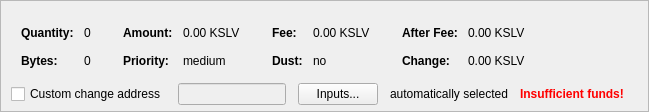
    <widget class="QFrame" name="frameCoinControl">
     <property name="sizePolicy">
      <sizepolicy hsizetype="Expanding" vsizetype="Expanding">
       <horstretch>0</horstretch>
       <verstretch>0</verstretch>
      </sizepolicy>
     </property>
     <property name="maximumSize">
      <size>
       <width>16777215</width>
       <height>16777215</height>
      </size>
     </property>
     <property name="frameShape">
      <enum>QFrame::StyledPanel</enum>
     </property>
     <property name="frameShadow">
      <enum>QFrame::Sunken</enum>
     </property>
     <layout class="QVBoxLayout" name="verticalLayoutCoinControl2">
      <property name="spacing">
       <number>0</number>
      </property>
      <property name="leftMargin">
       <number>0</number>
      </property>
      <property name="topMargin">
       <number>0</number>
      </property>
      <property name="rightMargin">
       <number>0</number>
      </property>
      <property name="bottomMargin">
       <number>6</number>
      </property>
      <item>
       <layout class="QVBoxLayout" name="verticalLayoutCoinControl" stretch="0,0,0">
        <property name="spacing">
         <number>0</number>
        </property>
        <property name="leftMargin">
         <number>10</number>
        </property>
        <property name="topMargin">
         <number>10</number>
        </property>
        <item>
         <layout class="QHBoxLayout" name="horizontalLayoutCoinControl2" stretch="0">
          <property name="spacing">
           <number>8</number>
          </property>
          <property name="bottomMargin">
           <number>10</number>
          </property>
          <item>
           <spacer name="horizontalSpacerCoinControl">
            <property name="orientation">
             <enum>Qt::Horizontal</enum>
            </property>
            <property name="sizeHint" stdset="0">
             <size>
              <width>40</width>
              <height>1</height>
             </size>
            </property>
           </spacer>
          </item>
         </layout>
        </item>
        <item>
         <widget class="QWidget" name="widgetCoinControl" native="true">
          <property name="sizePolicy">
           <sizepolicy hsizetype="Preferred" vsizetype="Preferred">
            <horstretch>0</horstretch>
            <verstretch>0</verstretch>
           </sizepolicy>
          </property>
          <property name="minimumSize">
           <size>
            <width>0</width>
            <height>0</height>
           </size>
          </property>
          <property name="styleSheet">
           <string notr="true"/>
          </property>
          <layout class="QHBoxLayout" name="horizontalLayoutCoinControl5">
           <property name="leftMargin">
            <number>0</number>
           </property>
           <property name="topMargin">
            <number>0</number>
           </property>
           <property name="rightMargin">
            <number>0</number>
           </property>
           <property name="bottomMargin">
            <number>0</number>
           </property>
           <item>
            <layout class="QHBoxLayout" name="horizontalLayoutCoinControl3" stretch="0,0,0,1">
             <property name="spacing">
              <number>20</number>
             </property>
             <property name="topMargin">
              <number>0</number>
             </property>
             <property name="bottomMargin">
              <number>10</number>
             </property>
             <item>
              <layout class="QFormLayout" name="formLayoutCoinControl1">
               <property name="horizontalSpacing">
                <number>10</number>
               </property>
               <property name="verticalSpacing">
                <number>14</number>
               </property>
               <property name="leftMargin">
                <number>10</number>
               </property>
               <property name="topMargin">
                <number>4</number>
               </property>
               <property name="rightMargin">
                <number>6</number>
               </property>
               <item row="0" column="0">
                <widget class="QLabel" name="labelCoinControlQuantityText">
                 <property name="font">
                  <font>
                   <weight>75</weight>
                   <bold>true</bold>
                  </font>
                 </property>
                 <property name="text">
                  <string>Quantity:</string>
                 </property>
                 <property name="margin">
                  <number>0</number>
                 </property>
                </widget>
               </item>
               <item row="0" column="1">
                <widget class="QLabel" name="labelCoinControlQuantity">
                 <property name="cursor">
                  <cursorShape>IBeamCursor</cursorShape>
                 </property>
                 <property name="contextMenuPolicy">
                  <enum>Qt::ActionsContextMenu</enum>
                 </property>
                 <property name="text">
                  <string notr="true">0</string>
                 </property>
                 <property name="margin">
                  <number>0</number>
                 </property>
                 <property name="textInteractionFlags">
                  <set>Qt::LinksAccessibleByMouse|Qt::TextSelectableByKeyboard|Qt::TextSelectableByMouse</set>
                 </property>
                </widget>
               </item>
               <item row="1" column="0">
                <widget class="QLabel" name="labelCoinControlBytesText">
                 <property name="font">
                  <font>
                   <weight>75</weight>
                   <bold>true</bold>
                  </font>
                 </property>
                 <property name="text">
                  <string>Bytes:</string>
                 </property>
                </widget>
               </item>
               <item row="1" column="1">
                <widget class="QLabel" name="labelCoinControlBytes">
                 <property name="cursor">
                  <cursorShape>IBeamCursor</cursorShape>
                 </property>
                 <property name="contextMenuPolicy">
                  <enum>Qt::ActionsContextMenu</enum>
                 </property>
                 <property name="text">
                  <string notr="true">0</string>
                 </property>
                 <property name="textInteractionFlags">
                  <set>Qt::LinksAccessibleByMouse|Qt::TextSelectableByKeyboard|Qt::TextSelectableByMouse</set>
                 </property>
                </widget>
               </item>
              </layout>
             </item>
             <item>
              <layout class="QFormLayout" name="formLayoutCoinControl2">
               <property name="horizontalSpacing">
                <number>10</number>
               </property>
               <property name="verticalSpacing">
                <number>14</number>
               </property>
               <property name="leftMargin">
                <number>6</number>
               </property>
               <property name="topMargin">
                <number>4</number>
               </property>
               <property name="rightMargin">
                <number>6</number>
               </property>
               <item row="0" column="0">
                <widget class="QLabel" name="labelCoinControlAmountText">
                 <property name="font">
                  <font>
                   <weight>75</weight>
                   <bold>true</bold>
                  </font>
                 </property>
                 <property name="text">
                  <string>Amount:</string>
                 </property>
                 <property name="margin">
                  <number>0</number>
                 </property>
                </widget>
               </item>
               <item row="0" column="1">
                <widget class="QLabel" name="labelCoinControlAmount">
                 <property name="cursor">
                  <cursorShape>IBeamCursor</cursorShape>
                 </property>
                 <property name="contextMenuPolicy">
                  <enum>Qt::ActionsContextMenu</enum>
                 </property>
                 <property name="text">
                  <string notr="true">0.00 KSLV</string>
                 </property>
                 <property name="textInteractionFlags">
                  <set>Qt::LinksAccessibleByMouse|Qt::TextSelectableByKeyboard|Qt::TextSelectableByMouse</set>
                 </property>
                </widget>
               </item>
               <item row="1" column="0">
                <widget class="QLabel" name="labelCoinControlPriorityText">
                 <property name="font">
                  <font>
                   <weight>75</weight>
                   <bold>true</bold>
                  </font>
                 </property>
                 <property name="text">
                  <string>Priority:</string>
                 </property>
                </widget>
               </item>
               <item row="1" column="1">
                <widget class="QLabel" name="labelCoinControlPriority">
                 <property name="cursor">
                  <cursorShape>IBeamCursor</cursorShape>
                 </property>
                 <property name="contextMenuPolicy">
                  <enum>Qt::ActionsContextMenu</enum>
                 </property>
                 <property name="text">
                  <string notr="true">medium</string>
                 </property>
                 <property name="textInteractionFlags">
                  <set>Qt::LinksAccessibleByMouse|Qt::TextSelectableByKeyboard|Qt::TextSelectableByMouse</set>
                 </property>
                </widget>
               </item>
              </layout>
             </item>
             <item>
              <layout class="QFormLayout" name="formLayoutCoinControl3">
               <property name="horizontalSpacing">
                <number>10</number>
               </property>
               <property name="verticalSpacing">
                <number>14</number>
               </property>
               <property name="leftMargin">
                <number>6</number>
               </property>
               <property name="topMargin">
                <number>4</number>
               </property>
               <property name="rightMargin">
                <number>6</number>
               </property>
               <item row="0" column="0">
                <widget class="QLabel" name="labelCoinControlFeeText">
                 <property name="font">
                  <font>
                   <weight>75</weight>
                   <bold>true</bold>
                  </font>
                 </property>
                 <property name="text">
                  <string>Fee:</string>
                 </property>
                 <property name="margin">
                  <number>0</number>
                 </property>
                </widget>
               </item>
               <item row="0" column="1">
                <widget class="QLabel" name="labelCoinControlFee">
                 <property name="cursor">
                  <cursorShape>IBeamCursor</cursorShape>
                 </property>
                 <property name="contextMenuPolicy">
                  <enum>Qt::ActionsContextMenu</enum>
                 </property>
                 <property name="text">
                  <string notr="true">0.00 KSLV</string>
                 </property>
                 <property name="textInteractionFlags">
                  <set>Qt::LinksAccessibleByMouse|Qt::TextSelectableByKeyboard|Qt::TextSelectableByMouse</set>
                 </property>
                </widget>
               </item>
               <item row="1" column="0">
                <widget class="QLabel" name="labelCoinControlLowOutputText">
                 <property name="font">
                  <font>
                   <weight>75</weight>
                   <bold>true</bold>
                  </font>
                 </property>
                 <property name="text">
                  <string>Dust:</string>
                 </property>
                </widget>
               </item>
               <item row="1" column="1">
                <widget class="QLabel" name="labelCoinControlLowOutput">
                 <property name="cursor">
                  <cursorShape>IBeamCursor</cursorShape>
                 </property>
                 <property name="contextMenuPolicy">
                  <enum>Qt::ActionsContextMenu</enum>
                 </property>
                 <property name="text">
                  <string notr="true">no</string>
                 </property>
                 <property name="textInteractionFlags">
                  <set>Qt::LinksAccessibleByMouse|Qt::TextSelectableByKeyboard|Qt::TextSelectableByMouse</set>
                 </property>
                </widget>
               </item>
              </layout>
             </item>
             <item>
              <layout class="QFormLayout" name="formLayoutCoinControl4">
               <property name="horizontalSpacing">
                <number>10</number>
               </property>
               <property name="verticalSpacing">
                <number>14</number>
               </property>
               <property name="leftMargin">
                <number>6</number>
               </property>
               <property name="topMargin">
                <number>4</number>
               </property>
               <property name="rightMargin">
                <number>6</number>
               </property>
               <item row="0" column="0">
                <widget class="QLabel" name="labelCoinControlAfterFeeText">
                 <property name="font">
                  <font>
                   <weight>75</weight>
                   <bold>true</bold>
                  </font>
                 </property>
                 <property name="text">
                  <string>After Fee:</string>
                 </property>
                 <property name="margin">
                  <number>0</number>
                 </property>
                </widget>
               </item>
               <item row="0" column="1">
                <widget class="QLabel" name="labelCoinControlAfterFee">
                 <property name="cursor">
                  <cursorShape>IBeamCursor</cursorShape>
                 </property>
                 <property name="contextMenuPolicy">
                  <enum>Qt::ActionsContextMenu</enum>
                 </property>
                 <property name="text">
                  <string notr="true">0.00 KSLV</string>
                 </property>
                 <property name="textInteractionFlags">
                  <set>Qt::LinksAccessibleByMouse|Qt::TextSelectableByKeyboard|Qt::TextSelectableByMouse</set>
                 </property>
                </widget>
               </item>
               <item row="1" column="0">
                <widget class="QLabel" name="labelCoinControlChangeText">
                 <property name="font">
                  <font>
                   <weight>75</weight>
                   <bold>true</bold>
                  </font>
                 </property>
                 <property name="text">
                  <string>Change:</string>
                 </property>
                </widget>
               </item>
               <item row="1" column="1">
                <widget class="QLabel" name="labelCoinControlChange">
                 <property name="cursor">
                  <cursorShape>IBeamCursor</cursorShape>
                 </property>
                 <property name="contextMenuPolicy">
                  <enum>Qt::ActionsContextMenu</enum>
                 </property>
                 <property name="text">
                  <string notr="true">0.00 KSLV</string>
                 </property>
                 <property name="textInteractionFlags">
                  <set>Qt::LinksAccessibleByMouse|Qt::TextSelectableByKeyboard|Qt::TextSelectableByMouse</set>
                 </property>
                </widget>
               </item>
              </layout>
             </item>
            </layout>
           </item>
          </layout>
         </widget>
        </item>
        <item>
         <layout class="QHBoxLayout" name="horizontalLayoutCoinControl4" stretch="0,0,0,0,0,0">
          <property name="spacing">
           <number>12</number>
          </property>
          <property name="sizeConstraint">
           <enum>QLayout::SetDefaultConstraint</enum>
          </property>
          <property name="topMargin">
           <number>5</number>
          </property>
          <property name="rightMargin">
           <number>5</number>
          </property>
          <item>
           <widget class="QCheckBox" name="checkBoxCoinControlChange">
            <property name="toolTip">
             <string>If this is activated, but the change address is empty or invalid, change will be sent to a newly generated address.</string>
            </property>
            <property name="text">
             <string>Custom change address</string>
            </property>
           </widget>
          </item>
          <item>
           <widget class="QValidatedLineEdit" name="lineEditCoinControlChange">
            <property name="enabled">
             <bool>false</bool>
            </property>
            <property name="sizePolicy">
             <sizepolicy hsizetype="Expanding" vsizetype="Fixed">
              <horstretch>0</horstretch>
              <verstretch>0</verstretch>
             </sizepolicy>
            </property>
           </widget>
          </item>
          <item>
           <widget class="QPushButton" name="pushButtonCoinControl">
            <property name="styleSheet">
             <string notr="true"/>
            </property>
            <property name="text">
             <string>Inputs...</string>
            </property>
            <property name="autoDefault">
             <bool>false</bool>
            </property>
           </widget>
          </item>
          <item>
           <widget class="QLabel" name="labelCoinControlAutomaticallySelected">
            <property name="text">
             <string>automatically selected</string>
            </property>
            <property name="margin">
             <number>5</number>
            </property>
           </widget>
          </item>
          <item>
           <widget class="QLabel" name="labelCoinControlInsuffFunds">
            <property name="font">
             <font>
              <weight>75</weight>
              <bold>true</bold>
             </font>
            </property>
            <property name="styleSheet">
             <string notr="true">color:red;font-weight:bold;</string>
            </property>
            <property name="text">
             <string>Insufficient funds!</string>
            </property>
            <property name="margin">
             <number>5</number>
            </property>
           </widget>
          </item>
          <item>
           <widget class="QLabel" name="labelCoinControlChangeLabel">
            <property name="sizePolicy">
             <sizepolicy hsizetype="Preferred" vsizetype="Expanding">
              <horstretch>0</horstretch>
              <verstretch>0</verstretch>
             </sizepolicy>
            </property>
            <property name="minimumSize">
             <size>
              <width>0</width>
              <height>0</height>
             </size>
            </property>
            <property name="text">
             <string/>
            </property>
            <property name="margin">
             <number>3</number>
            </property>
           </widget>
          </item>
         </layout>
        </item>
       </layout>
      </item>
     </layout>
    </widget>
